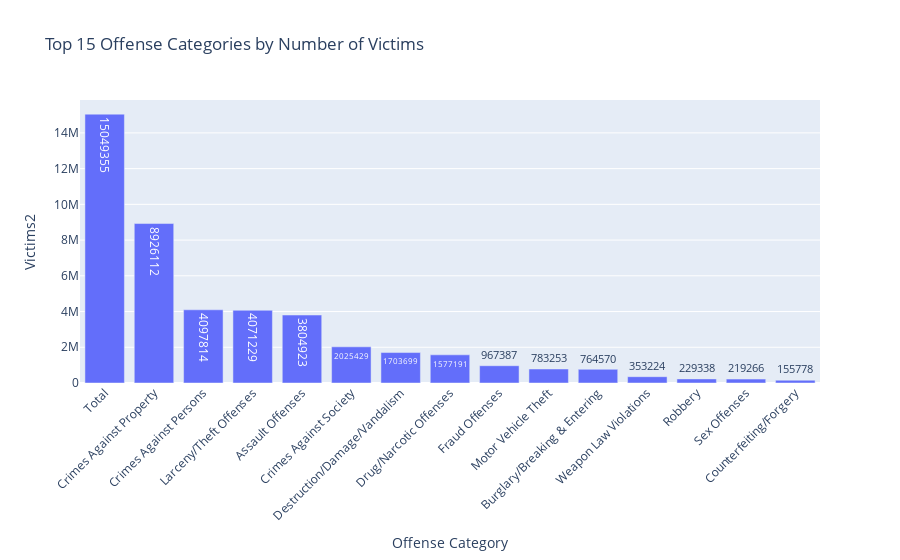

The cell this chart's notebook holds for it:
### Code cell
# Top 15 Offense Categories (from Incidents_Offenses)
top_offenses = Incidents_Offenses.nlargest(15, 'Victims2')

fig = px.bar(
    top_offenses, 
    x="Offense Category", 
    y="Victims2",
    title="Top 15 Offense Categories by Number of Victims",
    text="Victims2"
)

fig.update_layout(xaxis_tickangle=-45)
fig.show()

# Distribution of Total Victims (from Victims)
total_victims = Victims.groupby("Offense Category")["Total Victims"].sum().reset_index()
fig = px.bar(total_victims, x="Offense Category", y="Total Victims",
             title="Distribution of Total Victims by Offense Category",
             text="Total Victims")
fig.update_layout(xaxis_tickangle=-45)
fig.show()

# Victims by Sex (interactive sunburst)
# Convert wide → long for sunburst
sex_long = Sex_Victims.melt(
    id_vars=["Offense Category"], 
    value_vars=["Male", "Female", "Unknown Sex"],
    var_name="Sex", 
    value_name="Victims"
)

# Interactive Sunburst: Victims by Sex & Offense Category
fig = px.sunburst(
    sex_long, 
    path=["Offense Category", "Sex"], 
    values="Victims", 
    title="Victims by Sex & Offense Category"
)
fig.show()


# Victims by Age Group (interactive sunburst)
# Convert wide → long for sunburst
age_long = Age_Victims.melt(
    id_vars=["Offense Category"], 
    value_vars=["10 and Under", "11-15", "16-20", "21-25", "26-30", 
                "31-35", "36-40", "41-45", "46-50", "51-55", 
                "56-60", "61-65", "66 and Over", "Unknown Age"],
    var_name="Age", 
    value_name="Victims"
)

# Interactive Sunburst: Victims by Age Group & Offense Category
age_long["Victims"] = (
    age_long["Victims"].astype(str)
    .str.replace(",", "", regex=False)
    .astype(int)
)

# Single Sunburst (interactive)
fig = px.sunburst(
    age_long, 
    path=["Offense Category", "Age"], 
    values="Victims", 
    title="Victims by Age Group & Offense Category"
)
fig.show()

# Top 15 States by Population Covered (from Participation_by_State)
# Clean Population Covered column (remove commas, convert to int)
Participation_by_State["Population Covered"] = (
    Participation_by_State["Population Covered"].astype(str)
    .str.replace(",", "", regex=False)
    .astype(int)
)

# Top 15 States by Population Covered
top_states = Participation_by_State.nlargest(15, "Population Covered")

fig = px.bar(
    top_states,
    x="State",
    y="Population Covered",
    title="Top 15 States by Population Covered",
    text="Population Covered"
)
fig.update_layout(xaxis_tickangle=-45)
fig.show()


# Correlation Heatmap for Victim Components (from Victims)
corr = Victims.select_dtypes(include='number').corr()
fig = px.imshow(corr, text_auto=True, aspect="auto",
                title="Correlation of Victim Components")
fig.show()

# Top 15 Offense Category (reduced from 25)
# Reshape data (wide → long) - avoid conflict with existing "Total Offenses"
df_long = Crimes_Persons_Location.melt(
    id_vars="Location",
    value_vars=["Assault Offenses", "Homicide Offenses", 
                "Human Trafficking Offenses", "Kidnapping/ Abduction", "Sex Offenses"],
    var_name="Offense Category",
    value_name="Offense Count"   # changed from "Total Offenses"
)

# Grouped bar chart
fig = px.bar(
    df_long,
    x="Location",
    y="Offense Count",
    color="Offense Category",
    barmode="group",
    title="Crimes Against Persons by Location"
)
fig.update_layout(xaxis_tickangle=-45)
fig.show()


import plotly.express as px

import plotly.express as px

# ============================
# Crimes Against Persons by Location
# ============================
offense_cols = [col for col in Crimes_Persons_Location.columns if col not in ["Location", "Total Offenses"]]

df_long = Crimes_Persons_Location.melt(
    id_vars="Location",
    value_vars=offense_cols,
    var_name="Offense Category",
    value_name="Offense Count"
)

fig = px.bar(
    df_long,
    x="Location",
    y="Offense Count",
    color="Offense Category",
    barmode="group",
    title="Crimes Against Persons by Location"
)
fig.update_layout(xaxis_tickangle=-45)
fig.show()

# ============================
# Crimes Against Property by Location
# ============================
offense_cols = [col for col in Crimes_Property_Location.columns if col not in ["Location", "Total Offenses"]]

df_long = Crimes_Property_Location.melt(
    id_vars="Location",
    value_vars=offense_cols,
    var_name="Offense Category",
    value_name="Offense Count"
)

fig = px.bar(
    df_long,
    x="Location",
    y="Offense Count",
    color="Offense Category",
    barmode="group",
    title="Crimes Against Property by Location"
)
fig.update_layout(xaxis_tickangle=-45)
fig.show()

# ============================
# Crimes Against Society by Location
# ============================
offense_cols = [col for col in Crimes_Society_Location.columns if col not in ["Location", "Total Offenses"]]

df_long = Crimes_Society_Location.melt(
    id_vars="Location",
    value_vars=offense_cols,
    var_name="Offense Category",
    value_name="Offense Count"
)

fig = px.bar(
    df_long,
    x="Location",
    y="Offense Count",
    color="Offense Category",
    barmode="group",
    title="Crimes Against Society by Location"
)
fig.update_layout(xaxis_tickangle=-45)
fig.show()

# ============================
# Crimes Against Persons by Time of Day
# ============================
offense_cols = [col for col in Crimes_Persons_Time.columns if col not in ["Time of Day", "Total Incidents1"]]

df_long = Crimes_Persons_Time.melt(
    id_vars="Time of Day",
    value_vars=offense_cols,
    var_name="Offense Category",
    value_name="Incident Count"
)

fig = px.line(
    df_long,
    x="Time of Day",
    y="Incident Count",
    color="Offense Category",
    markers=True,
    title="Crimes Against Persons by Time of Day"
)
fig.show()

# ============================
# Crimes Against Property by Time of Day
# ============================
offense_cols = [col for col in Crimes_Property_Time.columns if col not in ["Time of Day", "Total Incidents1"]]

df_long = Crimes_Property_Time.melt(
    id_vars="Time of Day",
    value_vars=offense_cols,
    var_name="Offense Category",
    value_name="Incident Count"
)

fig = px.line(
    df_long,
    x="Time of Day",
    y="Incident Count",
    color="Offense Category",
    markers=True,
    title="Crimes Against Property by Time of Day"
)
fig.show()

# ============================
# Crimes Against Society by Time of Day
# ============================
offense_cols = [col for col in Crimes_Society_Time.columns if col not in ["Time of Day", "Total Incidents1"]]

df_long = Crimes_Society_Time.melt(
    id_vars="Time of Day",
    value_vars=offense_cols,
    var_name="Offense Category",
    value_name="Incident Count"
)

fig = px.line(
    df_long,
    x="Time of Day",
    y="Incident Count",
    color="Offense Category",
    markers=True,
    title="Crimes Against Society by Time of Day"
)
fig.show()

### Figure 1 — Plotly figure (JSON) as saved in the notebook; plotly's stock layout.template omitted (floating-point values rounded to 4 significant figures)
{"data": [{"hovertemplate": "Offense Category=%{x}<br>Victims2=%{text}<extra></extra>", "legendgroup": "", "marker": {"color": "#636efa", "pattern": {"shape": ""}}, "name": "", "orientation": "v", "showlegend": false, "text": [15050000.0, 8926000.0, 4098000.0, 4071000.0, 3805000.0, 2025000.0, 1704000.0, 1577000.0, 967400.0, 783300.0, 764600.0, 353200.0, 229300.0, 219300.0, 155800.0], "textposition": "auto", "type": "bar", "x": ["Total", "Crimes Against Property", "Crimes Against Persons", "Larceny/Theft Offenses", "Assault Offenses", "Crimes Against Society", "Destruction/Damage/Vandalism", "Drug/Narcotic Offenses", "Fraud Offenses", "Motor Vehicle Theft", "Burglary/Breaking & Entering", "Weapon Law Violations", "Robbery", "Sex Offenses", "Counterfeiting/Forgery"], "xaxis": "x", "y": [15049355, 8926112, 4097814, 4071229, 3804923, 2025429, 1703699, 1577191, 967387, 783253, 764570, 353224, 229338, 219266, 155778], "yaxis": "y"}], "layout": {"barmode": "relative", "legend": {"tracegroupgap": 0}, "title": {"text": "Top 15 Offense Categories by Number of Victims"}, "xaxis": {"anchor": "y", "domain": [0, 1], "tickangle": -45, "title": {"text": "Offense Category"}}, "yaxis": {"anchor": "x", "domain": [0, 1], "title": {"text": "Victims2"}}}}
